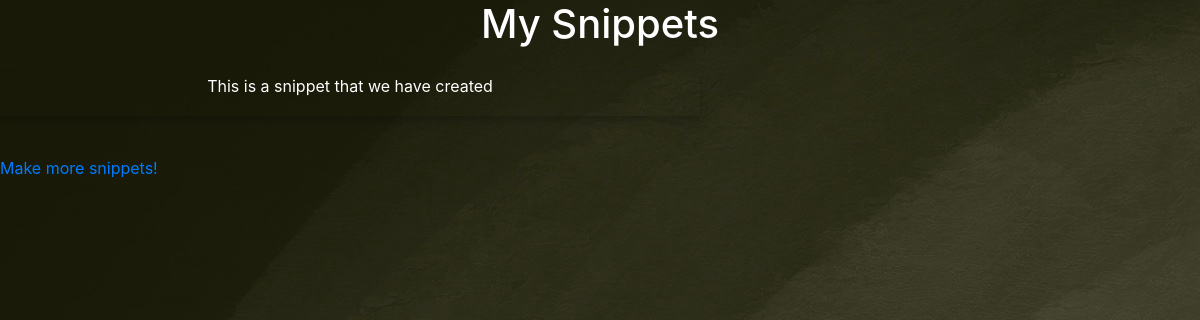
Before: /my-snippets with the older database file.
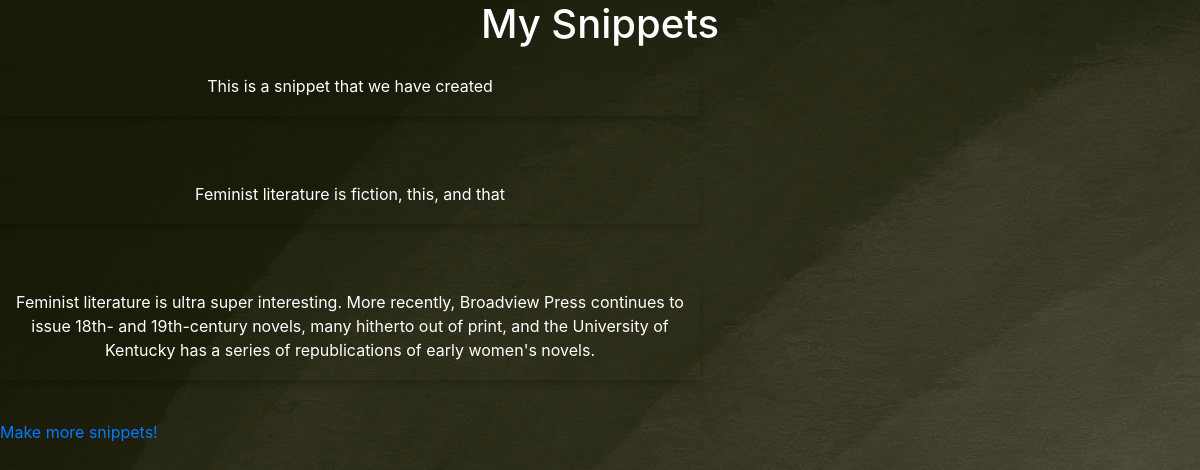
After: the same page with the newer database file.
### website/models.py (models this page shows)
class Snippet(db.Model):
    id = db.Column(db.Integer, primary_key=True)
    snipText = db.Column(db.String(10000))
    date = db.Column(db.DateTime(timezone=True), default=func.now())
    user_name = db.Column(db.String(30), db.ForeignKey('user.username'))

### website/views.py (the view)
@views.route('/my-snippets') #no POST because POST is done from the pages above
def show_snippets():
    snippets = Snippet.query.all()
    return render_template("my_snippets.html", user=current_user, snippets=snippets)

### website/templates/my_snippets.html (shortened to what this page needs)
{% extends "base.html" %}
{% block content %}
<body background="{{ url_for('static', filename='mysnippet.jpg') }}">
<h1 align="center" style="color: white;">My Snippets</h1>
{% for snippet in snippets %}
    <div class="card2" style="width:700px; margin-top: 2vw;">
        <div class="container2">
            <p class="info-text" style="text-align: center; color: white;">{{ snippet.snipText }}</p>
        </div>
    </div>
    <br>
{% endfor %}
<a href="/info">Make more snippets!</a>
{% endblock %}

### website/templates/base.html (shortened to what this page needs)
<!DOCTYPE html>
<html lang="en">
<head>
    <link rel="stylesheet" href="https://cdn.jsdelivr.net/npm/bootstrap@4.0.0/dist/css/bootstrap.min.css">
    <link rel="stylesheet" href="{{ url_for('static', filename='style.css') }}">
</head>
<body>
    {% block content %}{% endblock %}
</body>
</html>

### website/static/style.css (style rules this page uses)
html { overflow: hidden; background-repeat: no-repeat; }
body { margin: 0 !important; padding: 0 !important; }
.card2 { box-shadow: 0 4px 8px 0 rgba(0,0,0,0.2); transition: 0.3s; }
.container2 { padding: 2px 16px; }

Changed rows visible on the page:
added Snippet: snipText "Feminist literature is fiction, this, and that"
added Snippet: snipText "Feminist literature is ultra super interesting. More recently, Broadview Press continues to issue 18th- and 19th-century novels, many hitherto out of print, and the University of Kentucky has a series of republications of early women's novels."
